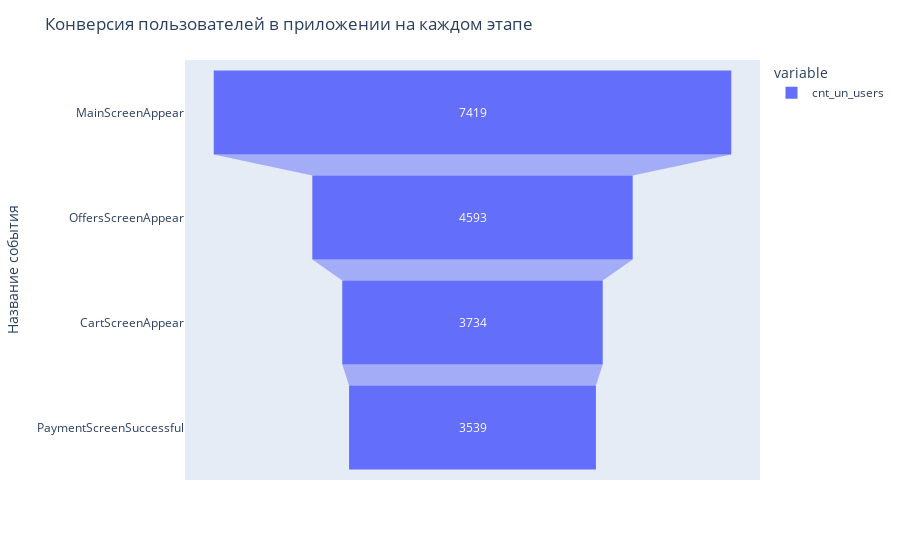

The cell this chart's notebook holds for it:
### Code cell
#Для большей наглядности построим воронку для отражения количества пользователей
#на каждом этапе
fig = px.funnel(users_count['cnt_un_users'])
fig.update_layout(title='Конверсия пользователей в приложении на каждом этапе',
                   yaxis_title='Название события')
iplot(fig)

### Figure 1 — Plotly figure (JSON) as saved in the notebook; plotly's stock layout.template omitted (floating-point values rounded to 4 significant figures)
{"data": [{"hovertemplate": "variable=cnt_un_users<br>value=%{x}<br>event_name=%{y}<extra></extra>", "legendgroup": "cnt_un_users", "marker": {"color": "#636efa"}, "name": "cnt_un_users", "orientation": "h", "showlegend": true, "type": "funnel", "x": [7419, 4593, 3734, 3539], "xaxis": "x", "y": ["MainScreenAppear", "OffersScreenAppear", "CartScreenAppear", "PaymentScreenSuccessful"], "yaxis": "y"}], "layout": {"legend": {"title": {"text": "variable"}, "tracegroupgap": 0}, "margin": {"t": 60}, "title": {"text": "Конверсия пользователей в приложении на каждом этапе"}, "xaxis": {"anchor": "y", "domain": [0, 1], "title": {"text": "value"}}, "yaxis": {"anchor": "x", "domain": [0, 1], "title": {"text": "Название события"}}}}
